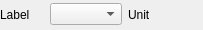
<?xml version="1.0" encoding="UTF-8"?>
<ui version="4.0">
 <class>DiscreteRangeGUI</class>
 <widget class="QWidget" name="DiscreteRangeGUI">
  <property name="geometry">
   <rect>
    <x>0</x>
    <y>0</y>
    <width>203</width>
    <height>30</height>
   </rect>
  </property>
  <property name="sizePolicy">
   <sizepolicy hsizetype="MinimumExpanding" vsizetype="MinimumExpanding">
    <horstretch>0</horstretch>
    <verstretch>0</verstretch>
   </sizepolicy>
  </property>
  <property name="minimumSize">
   <size>
    <width>0</width>
    <height>30</height>
   </size>
  </property>
  <property name="windowTitle">
   <string>Form</string>
  </property>
  <widget class="QWidget" name="horizontalLayoutWidget">
   <property name="geometry">
    <rect>
     <x>0</x>
     <y>0</y>
     <width>172</width>
     <height>29</height>
    </rect>
   </property>
   <layout class="QHBoxLayout" name="horizontalLayout">
    <item>
     <widget class="QLabel" name="rangeLabel">
      <property name="text">
       <string>Label</string>
      </property>
     </widget>
    </item>
    <item>
     <widget class="QComboBox" name="rangeCombo"/>
    </item>
    <item>
     <widget class="QLabel" name="rangeUnits">
      <property name="text">
       <string>Unit</string>
      </property>
     </widget>
    </item>
   </layout>
  </widget>
 </widget>
 <resources/>
 <connections/>
</ui>
